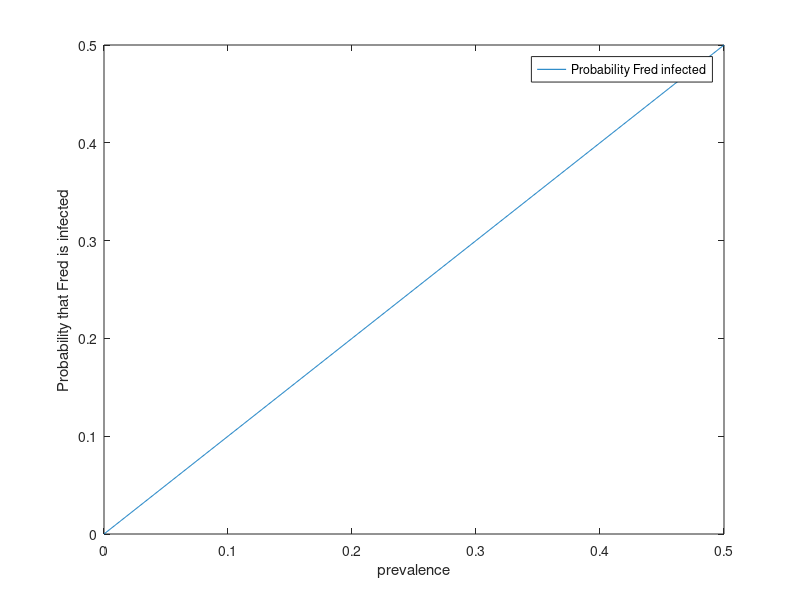

This chart was generated by the following MATLAB code:
clear all; close all; clc
%Assumptions:
%no test was taken yet
%specificity changes from 99%, 99,9%; 99,99%; 99,999%
%sensitivity = 99%
%prevalence ranges %from 0.001% to 50%

%specificity = P(negative|healthy)
%sensitivity = P(positive|ill)
% P(ill) 
% = P(positive and infected) + P(negative and infected)
% = P(infected)*P(positive|infected) + P(infected)*P(negative| infected)
% = Prevalence* Sensitivity + Prevalence*(1-Sensitivity)
% = ...

p = linspace(0.00001,0.5,1000); %prevalence vector
s = 0.99;

PoI = p*s + p*(1-s); % Probability of infection


plot(p,PoI)
legend('Probability Fred infected')
xlabel('prevalence')
ylabel('Probability that Fred is infected')